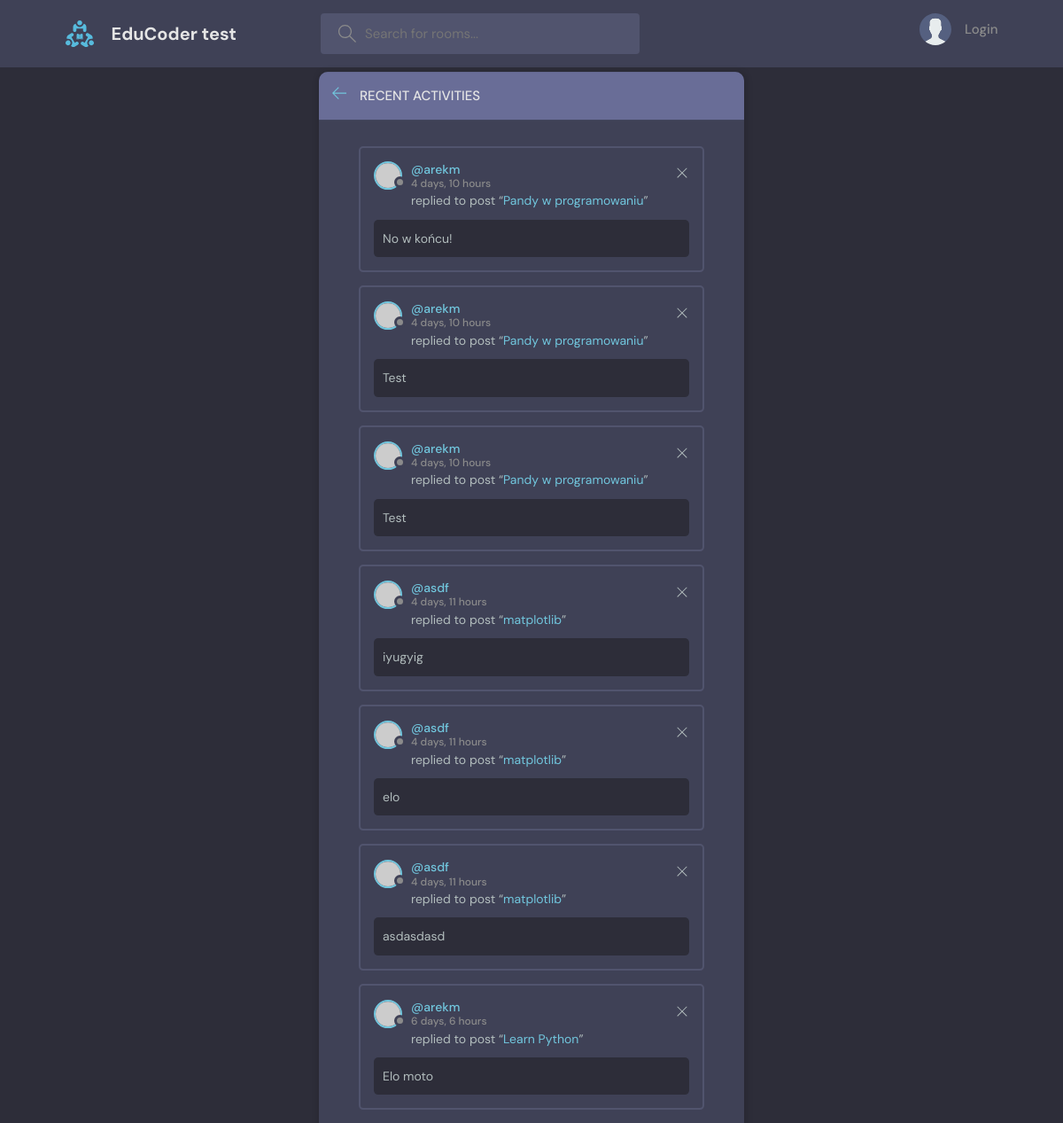
The page /activity/ on the database as committed earlier.
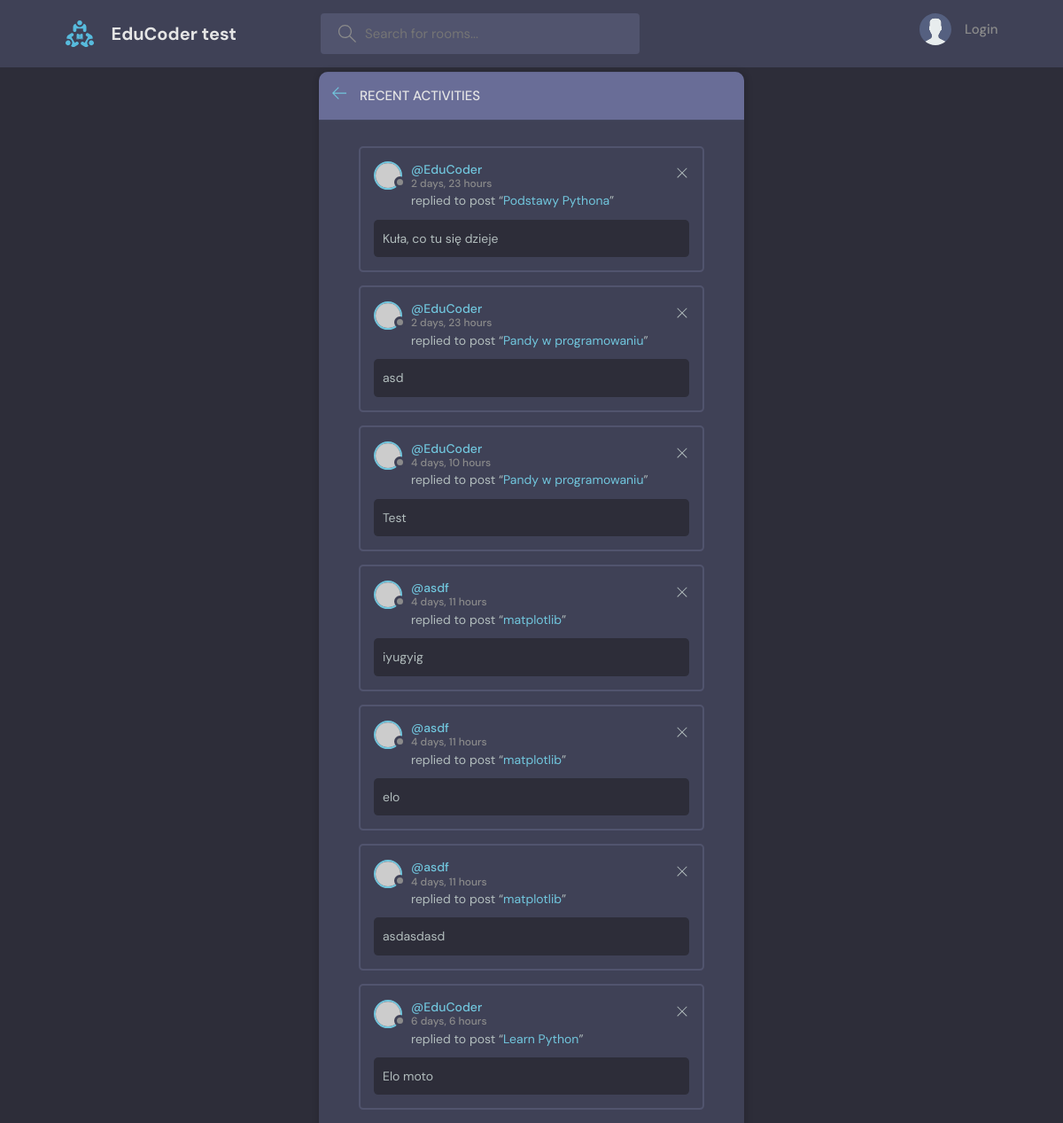
The same page on the database as committed later.
### base/models.py (models this page shows, shortened)
class Message(models.Model):
    user = models.ForeignKey(User, on_delete=models.CASCADE)
    room = models.ForeignKey(Room, on_delete=models.CASCADE)
    body = models.TextField()
    updated = models.DateTimeField(auto_now=True)
    created = models.DateTimeField(auto_now_add=True)
    class Meta:
        ordering = ['-updated', 'created']

class Room(models.Model):
    host = models.ForeignKey(User, on_delete=models.SET_NULL, null = True)
    topic = models.ForeignKey(Topic, on_delete=models.SET_NULL, null = True)
    name = models.CharField(max_length=200)
    description = models.TextField(null=True, blank=True)
    participants = models.ManyToManyField(User, related_name="participants", blank=True)
    updated = models.DateTimeField(auto_now=True)
    created = models.DateTimeField(auto_now_add=True)
    class Meta:
        ordering = ['-updated', 'created']
    def __str__(self):
        return self.name

### base/views.py (the view)
# urls.py: path('activity/', views.activity_page, name="activity"),
def activity_page(request):
    room_messages = Message.objects.all()
    context = {"room_messages": room_messages}
    return render(request, "base/activity.html/", context)

### templates/base/activity.html
{% extends 'main.html' %}
{% block content %}
    <main class="layout">
      <div class="container">
        <div class="layout__box">
          <div class="layout__boxHeader">
            <div class="layout__boxTitle">
              <a href="{% url 'home' %}">
                <svg version="1.1" xmlns="http://www.w3.org/2000/svg" width="32" height="32" viewBox="0 0 32 32">
                  <title>arrow-left</title>
                  <path
                    d="M13.723 2.286l-13.723 13.714 13.719 13.714 1.616-1.611-10.96-10.96h27.625v-2.286h-27.625l10.965-10.965-1.616-1.607z"
                  ></path>
                </svg>
              </a>
              <h3>Recent Activities</h3>
            </div>
          </div>
          <div class="activities-page layout__body">
            {% for message in room_messages %}
            <div class="activities__box">
              <div class="activities__boxHeader roomListRoom__header">
                <a href="profile.html" class="roomListRoom__author">
                  <div class="avatar avatar--small">
                    <img src="https://randomuser.me/api/portraits/women/11.jpg" />
                  </div>
                  <p>
                    @{{message.user}}
                    <span>{{message.created|timesince}}</span>
                  </p>
                </a>
                <div class="roomListRoom__actions">
                  <a href="#">
                    <svg version="1.1" xmlns="http://www.w3.org/2000/svg" width="32" height="32" viewBox="0 0 32 32">
                      <title>remove</title>
                      <path
                        d="M27.314 6.019l-1.333-1.333-9.98 9.981-9.981-9.981-1.333 1.333 9.981 9.981-9.981 9.98 1.333 1.333 9.981-9.98 9.98 9.98 1.333-1.333-9.98-9.98 9.98-9.981z"
                      ></path>
                    </svg>
                  </a>
                </div>
              </div>
              <div class="activities__boxContent">
                <p>replied to post “<a href="room.html">{{message.room}}</a>”</p>
                <div class="activities__boxRoomContent">
                  {{message.body}}
                </div>
              </div>
            </div>
            {% endfor %}
          </div>
        </div>
      </div>
    </main>
{% endblock %}

### templates/main.html (shortened to what this page needs)
<!DOCTYPE html>
{% load static %}
<html lang="en">
  <head>
    <link rel="stylesheet" href="{% static 'styles/style.css' %}" />
  </head>
  <body>
    {% include 'navbar.html' %}
    {% block content %}
    {% endblock %}
  </body>
</html>

### templates/navbar.html (shortened to what this page needs)
{% load static %}
<header class="header header--loggedIn">
    <div class="container">
        <a href="{% url 'home' %}" class="header__logo">
            <img src="{% static 'images/logo.svg' %}" />
            <h1>EduCoder test</h1>
        </a>
        <form class="header__search" method="GET" action = "{% url 'home' %}">
            <label>
                <input name="q" placeholder="Search for rooms..." />
            </label>
        </form>
        <nav class="header__menu">
            {% if request.user.is_authenticated %}
            <div class="header__user">
                <a href="{% url 'update-user' %}">
                    <div class="avatar avatar--medium active">
                        <img src="https://randomuser.me/api/portraits/men/37.jpg" />
                    </div>
                    <p>{{request.user.username}}<span>@{{request.user.username}}</span></p>
                </a>
                <button class="dropdown-button">
                    <svg version="1.1" xmlns="http://www.w3.org/2000/svg" width="32" height="32" viewBox="0 0 32 32">
                        <title>chevron-down</title>
                        <path d="M16 21l-13-13h-3l16 16 16-16h-3l-13 13z"></path>
                    </svg>
                </button>
            </div>
            {% else %}
            <a href="{% url 'login' %}">
                <img src="{% static 'images/avatar.svg' %}" />
                <p>Login</p>
            </a>
            {% endif %}
        </nav>
    </div>
</header>

### static/styles/style.css (style rules this page uses)
:root { --color-main: #71c6dd; --color-main-light: #e1f6fb; --color-dark: #3f4156; --color-dark-medium: #51546e; --color-dark-light: #696d97; --color-light: #e5e5e5; --color-gray: #8b8b8b; --color-light-gray: #b2bdbd; --color-bg: #2d2d39; --color-success: #5dd693; --color-error: #fc4b0b; }
* { font-family: "DM Sans", -apple-system, BlinkMacSystemFont, "Segoe UI", Roboto, Oxygen, Ubuntu, Cantarell, "Open Sans", "Helvetica Neue", sans-serif; margin: 0; padding: 0; box-sizing: border-box; text-rendering: optimizeLegibility; font-size: inherit; }
html { font-size: 56.25%; }
@media only screen and (min-width: 1200px) { html { font-size: 62.5%; } }
body { line-height: 1.6; font-weight: 400; font-size: 1.5rem; color: var(--color-light-gray); background-color: var(--color-bg); min-height: 100vh; }
img { width: 100%; }
a { display: inline-block; color: var(--color-main); text-decoration: none; }
.container { max-width: 120rem; width: 90%; margin: auto; }
.avatar { position: relative; display: inline-block; border-radius: 50%; border: 2px solid var(--color-main); }
.avatar img { display: block; border-radius: 50%; object-fit: cover; object-position: center; }
.avatar::after { content: ""; display: block; position: absolute; background-color: var(--color-gray); z-index: 111; border-radius: 50%; border: 0.3rem solid var(--color-dark); }
.avatar.avatar--small img { width: 2.8rem; height: 2.8rem; }
.avatar.avatar--small:after { width: 0.7rem; height: 0.7rem; bottom: 0px; right: -6px; }
.header { padding: 1.5rem; background-color: var(--color-dark); }
.header > .container { display: flex; gap: 9.5rem; }
.header__logo, .header__user { display: flex; gap: 2rem; align-items: center; }
.header__logo > img { height: 3.2rem; width: 3.2rem; }
.header__logo > h1 { font-weight: 700; font-size: 2rem; color: var(--color-light); }
.header__search > label { background-color: var(--color-dark-medium); padding: 1.3rem 1rem; display: flex; align-items: center; gap: 1rem; border-radius: 4px; }
.header__search svg { fill: var(--color-gray); width: 2rem; height: 2rem; margin-left: 1rem; }
.header__search input { width: 30rem; background: transparent; border: none; outline: none; color: var(--color-light); }
.header__menu { margin-left: auto; position: relative; }
.header__menu a { display: flex; gap: 1.5rem; align-items: center; font-weight: 500; text-decoration: none; color: var(--color-gray); }
.header__menu img { height: 3.6rem; }
.header__menu p { line-height: 1.2; }
.layout { margin-top: 2.4rem; }
.layout > .container { display: flex; justify-content: space-between; align-items: flex-start; }
.layout__box { width: 90%; max-width: 48rem; min-height: 40rem; position: absolute; top: 50%; left: 50%; transform: translate(-50%, -46%); background-color: var(--color-dark); border-radius: 1rem; box-shadow: 1px 1px 6px 3px rgba(0, 0, 0, 0.1); overflow: hidden; }
.layout__boxHeader { display: flex; padding: 1.5rem; background-color: var(--color-dark-light); }
.layout__boxTitle { display: flex; gap: 1.5rem; align-items: center; }
.layout__boxTitle h3 { text-transform: uppercase; font-weight: 500; color: var(--color-light); }
.layout__boxTitle svg { width: 1.6rem; height: 1.6rem; fill: var(--color-main); }
.layout__body { margin: 3rem; }
.roomListRoom__header { display: flex; justify-content: space-between; align-items: center; }
.roomListRoom__author { font-weight: 500; display: flex; align-items: center; gap: 1rem; }
.roomListRoom__actions { display: flex; align-items: flex-start; gap: 1rem; position: relative; }
.roomListRoom__actions svg { fill: var(--color-main); width: 1.6rem; height: 1.6rem; }
.activities__box { margin: 1.5rem; padding: 1.5rem; border: 2px solid var(--color-dark-medium); border-radius: 5px; }
.activities__boxHeader p { font-size: 1.4rem; line-height: 1.3; }
.activities__boxHeader p span { color: var(--color-gray); font-size: 1.2rem; display: block; }
.activities__boxContent { margin-left: 4.2rem; }
.activities__boxContent { font-size: 1.4rem; }
.activities__boxRoomContent { background: var(--color-bg); padding: 1rem; border-radius: 5px; margin-top: 1rem; margin-left: -4.2rem; }
.roomListRoom__actions svg { fill: var(--color-light-gray); }

Rows that differ between the two databases and show on the page:
removed Message: user "arekm", created "4 days, 10 hours", room "Pandy w programowaniu", body "No w końcu!"
removed Message: user "arekm", created "4 days, 10 hours", room "Pandy w programowaniu", body "Test"
added Message: user "EduCoder", created "2 days, 23 hours", room "Podstawy Pythona", body "Kuła, co tu się dzieje"
added Message: user "EduCoder", created "2 days, 23 hours", room "Pandy w programowaniu", body "asd"
changed through a linked row, Message "Test": user "arekm" → "EduCoder"
changed through a linked row, Message "Elo moto": user "arekm" → "EduCoder"
